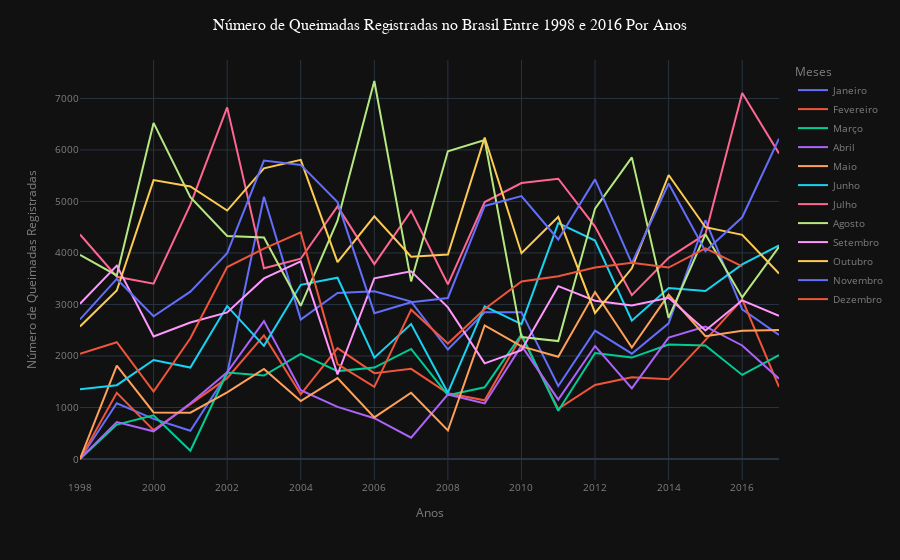

Notebook code cell kept with this figure:
### Code cell
# Plot do gráfico de linhas

lines = px.line(data_frame=df_plot2, x='year', y='number', color = 'month', markers=False, template='plotly_dark')
lines.update_layout(
    xaxis_title={
        'text': 'Anos',
        'font_size': 12,
    },
    yaxis_title={
        'text': 'Número de Queimadas Registradas',
        'font_size': 12
    },
    legend_title={
        'text': 'Meses',
        'font_size': 12
    },
    font_color='grey',
    font_size=10,
    title={
        'text': 'Número de Queimadas Registradas no Brasil Entre 1998 e 2016 Por Anos',
        'x': 0.5,
        'font_family': 'Verdana',
        'font_color': 'white',
        'font_size': 16,
        
    })

### Figure 1 — Plotly figure (JSON) as saved in the notebook; plotly's stock layout.template omitted (floating-point values rounded to 4 significant figures)
{"data": [{"hovertemplate": "month=Janeiro<br>year=%{x}<br>number=%{y}<extra></extra>", "legendgroup": "Janeiro", "line": {"color": "#636efa", "dash": "solid"}, "marker": {"symbol": "circle"}, "mode": "lines", "name": "Janeiro", "orientation": "v", "showlegend": true, "type": "scatter", "x": [1998, 1999, 2000, 2001, 2002, 2003, 2004, 2005, 2006, 2007, 2008, 2009, 2010, 2011, 2012, 2013, 2014, 2015, 2016, 2017], "xaxis": "x", "y": [0, 1081, 778, 547, 1654, 5091, 2705, 3224.0, 3255, 3055, 2125, 2848, 2851, 1416, 2491, 2045, 2633, 4635, 2906.0, 2408], "yaxis": "y"}, {"hovertemplate": "month=Fevereiro<br>year=%{x}<br>number=%{y}<extra></extra>", "legendgroup": "Fevereiro", "line": {"color": "#EF553B", "dash": "solid"}, "marker": {"symbol": "circle"}, "mode": "lines", "name": "Fevereiro", "orientation": "v", "showlegend": true, "type": "scatter", "x": [1998, 1999, 2000, 2001, 2002, 2003, 2004, 2005, 2006, 2007, 2008, 2009, 2010, 2011, 2012, 2013, 2014, 2015, 2016, 2017], "xaxis": "x", "y": [0, 1284, 561, 1059, 1570, 2398, 1255, 2153, 1666, 1751, 1275, 1140, 2386, 973, 1436, 1587, 1547, 2309, 3098.0, 1400], "yaxis": "y"}, {"hovertemplate": "month=Março<br>year=%{x}<br>number=%{y}<extra></extra>", "legendgroup": "Março", "line": {"color": "#00cc96", "dash": "solid"}, "marker": {"symbol": "circle"}, "mode": "lines", "name": "Março", "orientation": "v", "showlegend": true, "type": "scatter", "x": [1998, 1999, 2000, 2001, 2002, 2003, 2004, 2005, 2006, 2007, 2008, 2009, 2010, 2011, 2012, 2013, 2014, 2015, 2016, 2017], "xaxis": "x", "y": [0, 667, 848, 161.1, 1679, 1619.0, 2040, 1706, 1774, 2136, 1239, 1392, 2417, 937, 2058, 1969, 2224, 2202, 1632.0, 2017], "yaxis": "y"}, {"hovertemplate": "month=Abril<br>year=%{x}<br>number=%{y}<extra></extra>", "legendgroup": "Abril", "line": {"color": "#ab63fa", "dash": "solid"}, "marker": {"symbol": "circle"}, "mode": "lines", "name": "Abril", "orientation": "v", "showlegend": true, "type": "scatter", "x": [1998, 1999, 2000, 2001, 2002, 2003, 2004, 2005, 2006, 2007, 2008, 2009, 2010, 2011, 2012, 2013, 2014, 2015, 2016, 2017], "xaxis": "x", "y": [0, 717, 537, 1081, 1682, 2677, 1335, 1011, 792, 415, 1253, 1078, 2200, 1152, 2193, 1372, 2358, 2573, 2204.0, 1559], "yaxis": "y"}, {"hovertemplate": "month=Maio<br>year=%{x}<br>number=%{y}<extra></extra>", "legendgroup": "Maio", "line": {"color": "#FFA15A", "dash": "solid"}, "marker": {"symbol": "circle"}, "mode": "lines", "name": "Maio", "orientation": "v", "showlegend": true, "type": "scatter", "x": [1998, 1999, 2000, 2001, 2002, 2003, 2004, 2005, 2006, 2007, 2008, 2009, 2010, 2011, 2012, 2013, 2014, 2015, 2016, 2017], "xaxis": "x", "y": [0, 1812, 904.2, 898.2, 1293.0, 1747, 1124.0, 1571.0, 808, 1286, 553, 2593, 2185.0, 1985, 3240, 2165, 3189, 2384, 2488.0, 2506], "yaxis": "y"}, {"hovertemplate": "month=Junho<br>year=%{x}<br>number=%{y}<extra></extra>", "legendgroup": "Junho", "line": {"color": "#19d3f3", "dash": "solid"}, "marker": {"symbol": "circle"}, "mode": "lines", "name": "Junho", "orientation": "v", "showlegend": true, "type": "scatter", "x": [1998, 1999, 2000, 2001, 2002, 2003, 2004, 2005, 2006, 2007, 2008, 2009, 2010, 2011, 2012, 2013, 2014, 2015, 2016, 2017], "xaxis": "x", "y": [1352.0, 1433.0, 1921.0, 1775.0, 2969.0, 2197.0, 3381.0, 3519.0, 1968, 2618.0, 1287, 2962, 2618.0, 4578, 4241.0, 2686.0, 3319.0, 3261.0, 3777.0, 4148.0], "yaxis": "y"}, {"hovertemplate": "month=Julho<br>year=%{x}<br>number=%{y}<extra></extra>", "legendgroup": "Julho", "line": {"color": "#FF6692", "dash": "solid"}, "marker": {"symbol": "circle"}, "mode": "lines", "name": "Julho", "orientation": "v", "showlegend": true, "type": "scatter", "x": [1998, 1999, 2000, 2001, 2002, 2003, 2004, 2005, 2006, 2007, 2008, 2009, 2010, 2011, 2012, 2013, 2014, 2015, 2016, 2017], "xaxis": "x", "y": [4358.0, 3538.0, 3402.0, 4937.0, 6826.0, 3703.0, 3888.0, 4904.0, 3783.0, 4816.0, 3391.0, 4988.0, 5356.0, 5441.0, 4512.0, 3180.0, 3904.0, 4364.0, 7105.0, 5930.0], "yaxis": "y"}, {"hovertemplate": "month=Agosto<br>year=%{x}<br>number=%{y}<extra></extra>", "legendgroup": "Agosto", "line": {"color": "#B6E880", "dash": "solid"}, "marker": {"symbol": "circle"}, "mode": "lines", "name": "Agosto", "orientation": "v", "showlegend": true, "type": "scatter", "x": [1998, 1999, 2000, 2001, 2002, 2003, 2004, 2005, 2006, 2007, 2008, 2009, 2010, 2011, 2012, 2013, 2014, 2015, 2016, 2017], "xaxis": "x", "y": [3965.0, 3564.0, 6525.0, 5081.0, 4328.0, 4301.0, 2974.0, 4625.0, 7338.0, 3447.0, 5976.0, 6193.0, 2367.0, 2289.0, 4861.0, 5856.0, 2738.0, 4363.0, 3137.0, 4120.0], "yaxis": "y"}, {"hovertemplate": "month=Setembro<br>year=%{x}<br>number=%{y}<extra></extra>", "legendgroup": "Setembro", "line": {"color": "#FF97FF", "dash": "solid"}, "marker": {"symbol": "circle"}, "mode": "lines", "name": "Setembro", "orientation": "v", "showlegend": true, "type": "scatter", "x": [1998, 1999, 2000, 2001, 2002, 2003, 2004, 2005, 2006, 2007, 2008, 2009, 2010, 2011, 2012, 2013, 2014, 2015, 2016, 2017], "xaxis": "x", "y": [3013.0, 3754.0, 2380.0, 2650.0, 2845.0, 3505.0, 3836.0, 1641.0, 3506.0, 3644.0, 2944.0, 1857.0, 2112.0, 3355.0, 3071.0, 2980.0, 3131.0, 2495.0, 3081.0, 2779.0], "yaxis": "y"}, {"hovertemplate": "month=Outubro<br>year=%{x}<br>number=%{y}<extra></extra>", "legendgroup": "Outubro", "line": {"color": "#FECB52", "dash": "solid"}, "marker": {"symbol": "circle"}, "mode": "lines", "name": "Outubro", "orientation": "v", "showlegend": true, "type": "scatter", "x": [1998, 1999, 2000, 2001, 2002, 2003, 2004, 2005, 2006, 2007, 2008, 2009, 2010, 2011, 2012, 2013, 2014, 2015, 2016, 2017], "xaxis": "x", "y": [2573.0, 3270.0, 5414.0, 5290.0, 4823.0, 5644.0, 5807.0, 3821.0, 4710.0, 3925.0, 3969.0, 6240.0, 3996.0, 4700.0, 2835.0, 3702.0, 5513.0, 4500.0, 4351.0, 3600.0], "yaxis": "y"}, {"hovertemplate": "month=Novembro<br>year=%{x}<br>number=%{y}<extra></extra>", "legendgroup": "Novembro", "line": {"color": "#636efa", "dash": "solid"}, "marker": {"symbol": "circle"}, "mode": "lines", "name": "Novembro", "orientation": "v", "showlegend": true, "type": "scatter", "x": [1998, 1999, 2000, 2001, 2002, 2003, 2004, 2005, 2006, 2007, 2008, 2009, 2010, 2011, 2012, 2013, 2014, 2015, 2016, 2017], "xaxis": "x", "y": [2710.0, 3495.0, 2772.0, 3248.0, 3997.0, 5794.0, 5709.0, 4987.0, 2831.0, 3044.0, 3126.0, 4913.0, 5104.0, 4261.0, 5428.0, 3796.0, 5348.0, 4035.0, 4692.0, 6217.0], "yaxis": "y"}, {"hovertemplate": "month=Dezembro<br>year=%{x}<br>number=%{y}<extra></extra>", "legendgroup": "Dezembro", "line": {"color": "#EF553B", "dash": "solid"}, "marker": {"symbol": "circle"}, "mode": "lines", "name": "Dezembro", "orientation": "v", "showlegend": true, "type": "scatter", "x": [1998, 1999, 2000, 2001, 2002, 2003, 2004, 2005, 2006, 2007, 2008, 2009, 2010, 2011, 2012, 2013, 2014, 2015, 2016], "xaxis": "x", "y": [2043.0, 2267.0, 1309.0, 2345.0, 3725.0, 4084.0, 4399.0, 1844.0, 1401.0, 2899.0, 2242.0, 2914.0, 3444.0, 3546.0, 3718.0, 3808.0, 3717.0, 4089.0, 3741.0], "yaxis": "y"}], "layout": {"font": {"color": "grey", "size": 10}, "legend": {"title": {"font": {"size": 12}, "text": "Meses"}, "tracegroupgap": 0}, "margin": {"t": 60}, "title": {"font": {"color": "white", "family": "Verdana", "size": 16}, "text": "Número de Queimadas Registradas no Brasil Entre 1998 e 2016 Por Anos", "x": 0.5}, "xaxis": {"anchor": "y", "domain": [0, 1], "title": {"font": {"size": 12}, "text": "Anos"}}, "yaxis": {"anchor": "x", "domain": [0, 1], "title": {"font": {"size": 12}, "text": "Número de Queimadas Registradas"}}}}
